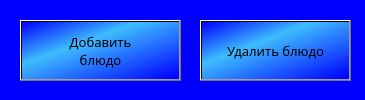
<?xml version="1.0" encoding="UTF-8"?>
<ui version="4.0">
 <class>Choice</class>
 <widget class="QWidget" name="Choice">
  <property name="geometry">
   <rect>
    <x>0</x>
    <y>0</y>
    <width>365</width>
    <height>100</height>
   </rect>
  </property>
  <property name="windowTitle">
   <string>Выберите метод</string>
  </property>
  <property name="styleSheet">
   <string notr="true">background-color: rgb(0, 0, 255);</string>
  </property>
  <widget class="QPushButton" name="add">
   <property name="geometry">
    <rect>
     <x>20</x>
     <y>20</y>
     <width>161</width>
     <height>61</height>
    </rect>
   </property>
   <property name="font">
    <font>
     <family>Montserrat Medium</family>
     <pointsize>10</pointsize>
    </font>
   </property>
   <property name="styleSheet">
    <string notr="true">color: rgb(0, 0, 0);
background-color: qlineargradient(spread:pad, x1:0, y1:0, x2:1, y2:1, stop:0 rgba(0, 0, 255, 255), stop:0.373134 rgba(62, 188, 255, 255), stop:0.985075 rgba(0, 0, 255, 255));</string>
   </property>
   <property name="text">
    <string>Добавить
блюдо</string>
   </property>
  </widget>
  <widget class="QPushButton" name="delete_2">
   <property name="geometry">
    <rect>
     <x>200</x>
     <y>20</y>
     <width>151</width>
     <height>61</height>
    </rect>
   </property>
   <property name="font">
    <font>
     <family>Montserrat Medium</family>
     <pointsize>10</pointsize>
    </font>
   </property>
   <property name="styleSheet">
    <string notr="true">color: rgb(0, 0, 0);
background-color: qlineargradient(spread:pad, x1:0, y1:0, x2:1, y2:1, stop:0 rgba(0, 0, 255, 255), stop:0.373134 rgba(62, 188, 255, 255), stop:0.985075 rgba(0, 0, 255, 255));</string>
   </property>
   <property name="text">
    <string>Удалить блюдо</string>
   </property>
  </widget>
 </widget>
 <resources/>
 <connections/>
</ui>
